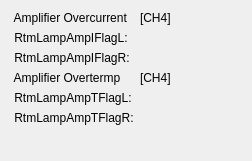
      <widget class="QWidget" name="formLayoutWidget_5">
       <property name="geometry">
        <rect>
         <x>711</x>
         <y>50</y>
         <width>252</width>
         <height>161</height>
        </rect>
       </property>
       <layout class="QFormLayout" name="formLayout_5">
        <item row="0" column="0">
         <widget class="QLabel" name="label_121">
          <property name="text">
           <string> Amplifier Overcurrent</string>
          </property>
         </widget>
        </item>
        <item row="0" column="1">
         <widget class="QLabel" name="label_155">
          <property name="text">
           <string>[CH4]</string>
          </property>
         </widget>
        </item>
        <item row="1" column="0">
         <widget class="QLabel" name="label_122">
          <property name="text">
           <string> RtmLampAmpIFlagL:</string>
          </property>
         </widget>
        </item>
        <item row="1" column="1">
         <widget class="PyDMLabel" name="PyDMLabel_113">
          <property name="toolTip">
           <string/>
          </property>
          <property name="channel" stdset="0">
           <string>XX-22SL19:DI-FOFBCtrl:RtmLampAmpIFlagLCH4-RB</string>
          </property>
         </widget>
        </item>
        <item row="2" column="0">
         <widget class="QLabel" name="label_123">
          <property name="text">
           <string> RtmLampAmpIFlagR:</string>
          </property>
         </widget>
        </item>
        <item row="2" column="1">
         <widget class="PyDMLabel" name="PyDMLabel_114">
          <property name="toolTip">
           <string/>
          </property>
          <property name="channel" stdset="0">
           <string>XX-22SL19:DI-FOFBCtrl:RtmLampAmpIFlagRCH4-RB</string>
          </property>
         </widget>
        </item>
        <item row="3" column="0">
         <widget class="QLabel" name="label_125">
          <property name="text">
           <string> Amplifier Overtermp</string>
          </property>
         </widget>
        </item>
        <item row="3" column="1">
         <widget class="QLabel" name="label_158">
          <property name="text">
           <string>[CH4]</string>
          </property>
         </widget>
        </item>
        <item row="4" column="0">
         <widget class="QLabel" name="label_126">
          <property name="text">
           <string> RtmLampAmpTFlagL:</string>
          </property>
         </widget>
        </item>
        <item row="4" column="1">
         <widget class="PyDMLabel" name="PyDMLabel_115">
          <property name="toolTip">
           <string/>
          </property>
          <property name="channel" stdset="0">
           <string>XX-22SL19:DI-FOFBCtrl:RtmLampAmpTFlagLCH4-RB</string>
          </property>
         </widget>
        </item>
        <item row="5" column="0">
         <widget class="QLabel" name="label_127">
          <property name="text">
           <string> RtmLampAmpTFlagR:</string>
          </property>
         </widget>
        </item>
        <item row="5" column="1">
         <widget class="PyDMLabel" name="PyDMLabel_116">
          <property name="toolTip">
           <string/>
          </property>
          <property name="channel" stdset="0">
           <string>XX-22SL19:DI-FOFBCtrl:RtmLampAmpTFlagRCH4-RB</string>
          </property>
         </widget>
        </item>
       </layout>
      </widget>
